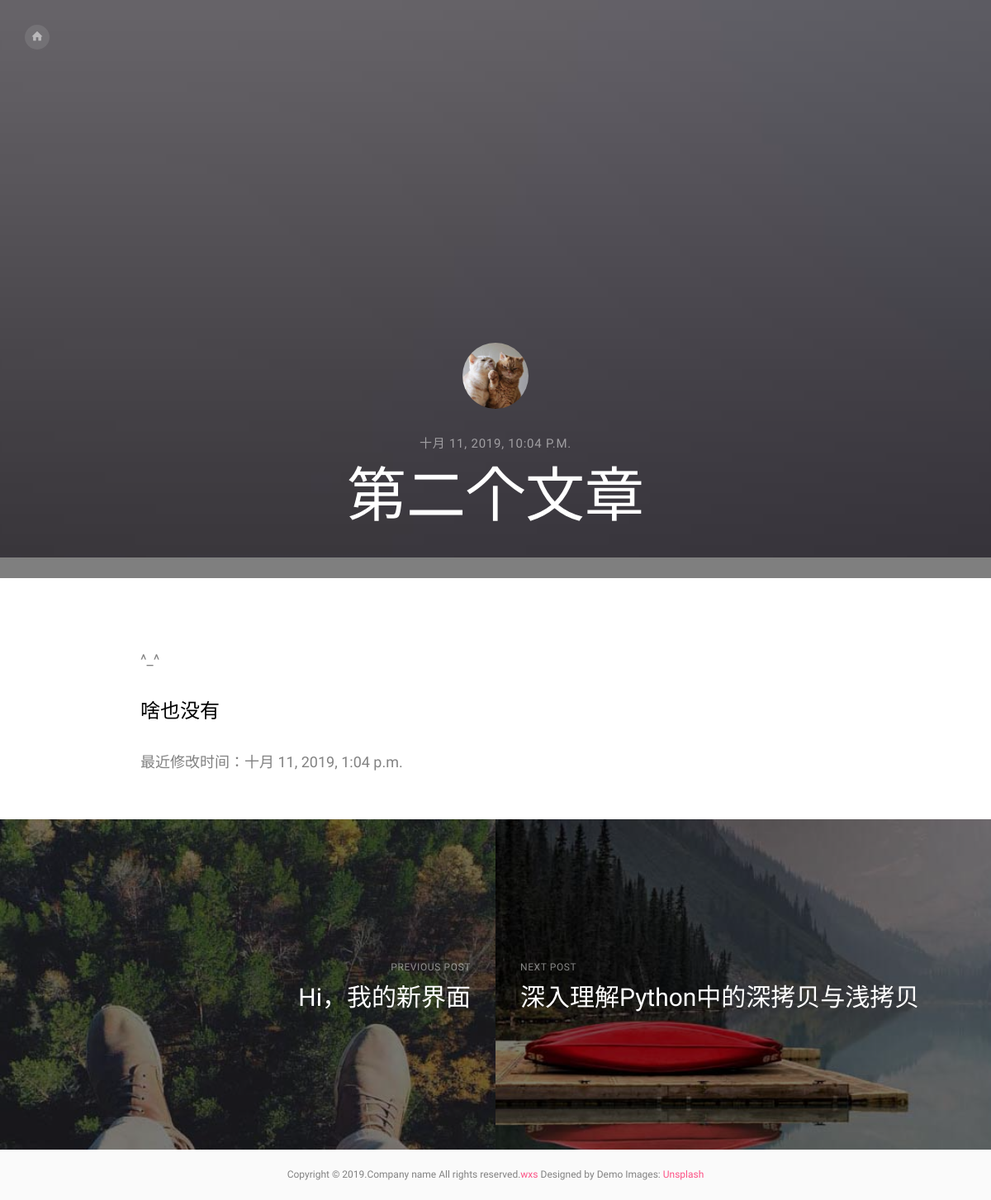
Screenshot of /blog2/single/3 with the database file from the repository.
### blog2/models.py (models this page shows, shortened)
class ExampleModel(models.Model):
    title = models.CharField(max_length=30)
    content = MDTextField()
    create_time = models.DateTimeField(auto_now_add=True)
    update_time = models.DateTimeField(auto_now=False)
    picture = 1

### blog2/views.py (the view)
# urls.py: re_path('single/(?P<single_id>[0-9]+)$', views.single_page, name='single'),
def single_page(request, single_id):
    data = {}  # data用于向模板传递数据
    single = models.ExampleModel.objects.get(pk=single_id) # 获取正被打开的博客
    data['single'] = single
    next_blog = models.ExampleModel.objects.filter(id__gt=single.id).order_by('id')
    pre_blog = models.ExampleModel.objects.filter(id__lt=single.id).order_by('-id')
    if pre_blog.count() > 0:
        pre_blog = pre_blog[0]
    else:
        pre_blog = None
    if next_blog.count() > 0:
        next_blog = next_blog[0]
    else:
        next_blog = None
    single.content = markdown.markdown(single.content, extensions=[
        'markdown.extensions.extra',
        'markdown.extensions.codehilite',
        'markdown.extensions.toc',
    ])
    data['pre_blog'] = pre_blog
    data['next_blog'] = next_blog
    return render(request, 'blog2/single.html', data, )

### blog2/Templates/blog2/single.html (shortened to what this page needs)
<!DOCTYPE HTML>
<html>
	<head>
	<link rel="stylesheet" href="/static//static/css/animate.css">
	<link rel="stylesheet" href="/static/css/icomoon.css">
	<link rel="stylesheet" href="/static/css/bootstrap.css">
	<link rel="stylesheet" href="/static/css/style.css">
	</head>
	<body class="single">
	<div id="page">
		<div id="fh5co-aside" style="background-image: url(/static/images/image_2.jpg)" data-stellar-background-ratio="0.5">
			<div class="overlay"></div>
			<nav role="navigation">
				<ul>
					<li><a href="{% url "blog2:index" %}"><i class="icon-home"></i></a></li>
				</ul>
			</nav>
			<div class="page-title">
				<img src="/static/images/person_1.jpg" alt="Free HTML5 by ">
				<span>{{ single.create_time }}</span>
				<h2>{{ single.title }}</h2>
			</div>
		</div>
		<div id="fh5co-main-content">
			<div class="fh5co-post">
				<div class="fh5co-entry padding">
					<div>
                        <p>{{ single.content|safe }}</p>
                        <p>最近修改时间：{{ single.update_time }}</p>
					</div>
				</div>
			</div>
		</div>
	</div>
	<div class="fh5co-navigation">
		<div class="fh5co-cover prev fh5co-cover-sm" style="background-image: url(/static/images/project-4.jpg)">
			<div class="overlay"></div>
            {% if pre_blog %}
                <a class="copy" href="{% url 'blog2:single' pre_blog.id %}">
            {% else %}
                <a class="copy" href="{% url 'blog2:index' %}">
            {% endif %}
				<div class="display-t">
					<div class="display-tc">
						<div>
							<span>Previous Post</span>
                            {% if pre_blog %}
                                <h2>{{ pre_blog.title }}</h2>
                            {% else %}
                                <h2>None</h2>
                            {% endif %}
						</div>
					</div>
				</div>
			</a>
		</div>
		<div class="fh5co-cover next fh5co-cover-sm" style="background-image: url(/static/images/project-5.jpg)">
			<div class="overlay"></div>
            {% if next_blog %}
                <a class="copy" href="{% url 'blog2:single' next_blog.id %}">
            {% else %}
                 <a class="copy" href="{% url 'blog2:index'  %}">
            {% endif %}
				<div class="display-t">
					<div class="display-tc">
						<div>
							<span>Next Post</span>
                            {% if next_blog %}
                                <h2>{{ next_blog.title }}</h2>
                            {% else %}
                                <h2>None</h2>
                            {% endif %}
						</div>
					</div>
				</div>
			</a>
		</div>
	</div>
	<footer>
		<div>
					Copyright &copy; 2019.Company name All rights reserved.<a target="_blank" href="#">wxs</a> Designed by <a href="http://" target="_blank"></a> Demo Images: <a href="http://unsplash.com" target="_blank">Unsplash</a>
					</div>
				</footer>
	</body>
</html>

### blog2/Templates/blog2/css/icomoon.css (style rules this page uses)
[class^="icon-"], [class*=" icon-"] { font-family: 'icomoon' !important; speak: none; font-style: normal; font-weight: normal; font-variant: normal; text-transform: none; line-height: 1; -webkit-font-smoothing: antialiased; -moz-osx-font-smoothing: grayscale; }
.icon-home:before { content: "\e9b8"; }

### rows the page displays
ExampleModel: create_time "十月 11, 2019, 10:04 P.M.", title "第二个文章", content "^_^ 啥也没有", update_time "十月 11, 2019, 1:04 p.m."
ExampleModel: title "Hi，我的新界面"
ExampleModel: title "深入理解Python中的深拷贝与浅拷贝"
